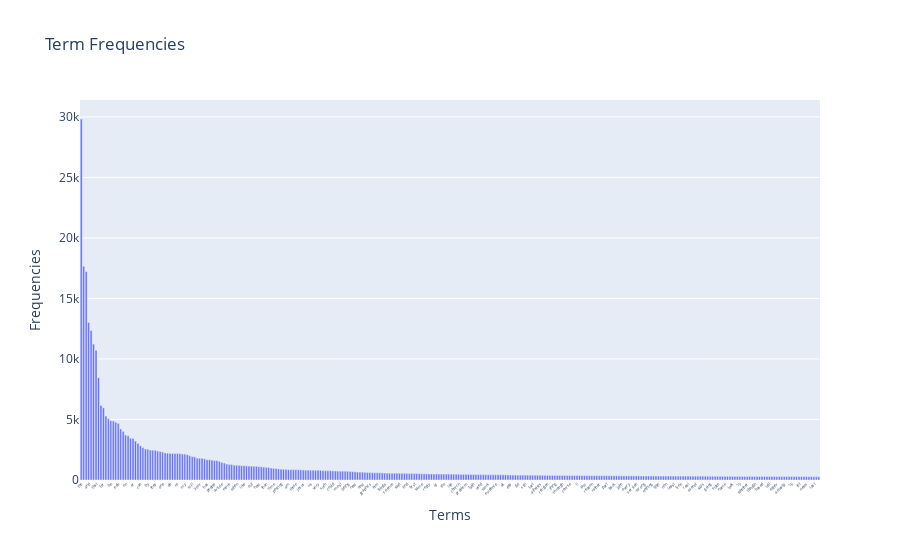

Notebook cell for this chart:
### Markdown cell above
### >>> **Exercise 15 (take home):** 
Additionally, you can attempt to sort the terms on the `x-axis` by frequency instead of in alphabetical order. This way the visualization is more meaninfgul and you will be able to observe the so called [long tail](https://en.wikipedia.org/wiki/Long_tail) (get familiar with this term since it will appear a lot in data mining and other statistics courses). see picture below

![alt txt](https://upload.wikimedia.org/wikipedia/commons/thumb/8/8a/Long_tail.svg/1000px-Long_tail.svg.png)

### Code cell
# Answer here
# Answer here

# 和 14 相同方法 但就不用拉 top 30 了
# 但我打算拉 top 300 原因是全取的話 term 太多, bar 會太細看不到

term_frequencies_15 = np.asarray(X_counts.sum(axis=0))[0]
# 順便降序 等等 exercise  可能會用到
descending_order= np.argsort(term_frequencies_15)[::-1][:300]
terms  = count_vect.get_feature_names_out()[descending_order]
times = term_frequencies_test[descending_order]

print(times)
print(terms)


# Create a Plotly figure
fig = go.Figure()

# Add a bar trace
fig.add_trace(go.Bar(
    x=terms,
    y=times
))

# Update layout
fig.update_layout(
    xaxis=dict(
        tickangle=-45,
        tickfont=dict(size=4)),
    
    title="Term Frequencies",
    xaxis_title="Terms",
    yaxis_title="Frequencies"
)

# Show the figure
fig.show()

### Figure 1 — Plotly figure (JSON) as saved in the notebook; plotly's stock layout.template omitted (floating-point values rounded to 4 significant figures; data arrays with more than 128 entries replaced by an {"elided": "..."} marker saying what was removed)
{"data": [{"type": "bar", "x": {"elided": "300 str values"}, "y": {"elided": "300 int values"}}], "layout": {"title": {"text": "Term Frequencies"}, "xaxis": {"tickangle": -45, "tickfont": {"size": 4}, "title": {"text": "Terms"}}, "yaxis": {"title": {"text": "Frequencies"}}}}
